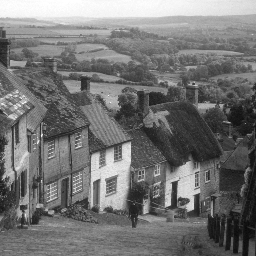
%> input picture Matlab_1/lab1/IA.bmp, 256 x 256 px
$ octave lab1hist.m   (GNU Octave 9; MATLAB toolbox functions it lacks are replaced by stand-ins)
%> lines starting %> are read from the running program, lines starting %| are printed output that depends on the picture
img1 = imread('IA.bmp');
%> img1 is the input picture: size 256x256 uint8; min 10, max 255, mean 115.7
img2 = imread('IB.bmp');
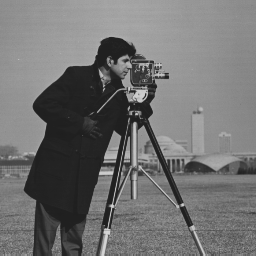
%> input picture Matlab_1/lab1/IB.bmp, 256 x 256 px
%> img2 is the input picture: size 256x256 uint8; min 30, max 214, mean 113.4
img3 = imread('IC.bmp');
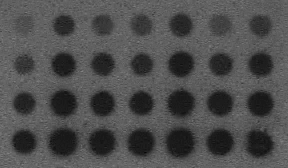
%> input picture Matlab_1/lab1/IC.bmp, 288 x 168 px
%> img3 is the input picture: size 168x288 uint8; min 6, max 132, mean 77.8
img4 = imread('ID.bmp');
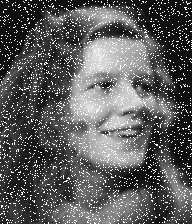
%> input picture Matlab_1/lab1/ID.bmp, 192 x 224 px
%> img4 is the input picture: size 224x192 uint8; min 0, max 31, mean 11.4

figure
subplot(2,4,1);
imshow(img1);
subplot(2,4,2);
imhist(img1);
title(img1);


subplot(2,4,3);
imshow(img2);
subplot(2,4,4);
imhist(img2);
title(img2);


subplot(2,4,5);
imshow(img3);
subplot(2,4,6);
imhist(img3);
title(img3);


subplot(2,4,7);
imshow(img4);
subplot(2,4,8);
imhist(img4);
title(img4);
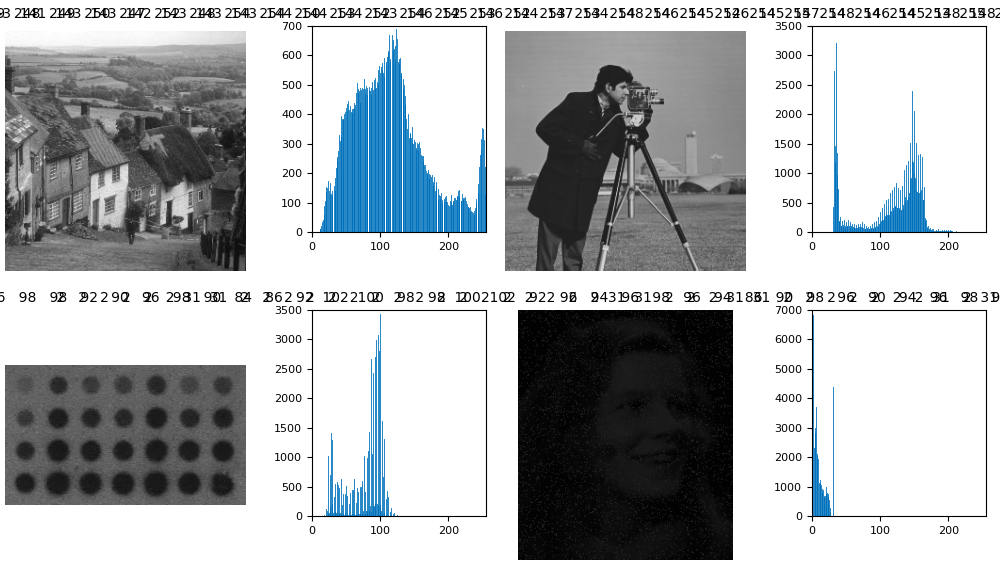
%> figure redrawn from the program's plot data, 8 panels


A1 = imhist(img1);
%> A1 = 256 values, max 689 at index 124, min 0 at index 1, mean 256
sum(A1(101:151))
%> ans = 23318
A1min = min(img1(:))
%> A1min = 10
A1max = max(img1(:))
%> A1max = 255

A2 = imhist(img2);
%> A2 = 256 values, max 3214 at index 36, min 0 at index 1, mean 256
sum(A2(101:151))
%> ans = 32794
A2min = min(img2(:))
%> A2min = 30
A2max = max(img2(:))
%> A2max = 214

A3 = imhist(img3);
%> A3 = 256 values, max 3430 at index 101, min 0 at index 1, mean 189
sum(A3(101:151))
%> ans = 8573
A3min = min(img3(:))
%> A3min = 6
A3max = max(img3(:))
%> A3max = 132

A4 = imhist(img4);
%> A4 = 256 values, max 6817 at index 3, min 0 at index 30, mean 168
sum(A4(101:151))
%> ans = 0
A4min = min(img4(:))
%> A4min = 0
A4max = max(img4(:))
%> A4max = 31
